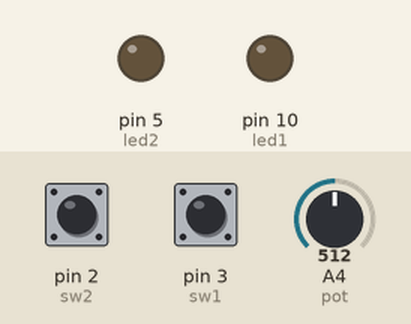
The sketch below on a simulated Arduino Uno, built with avr-gcc and run on an emulated ATmega328P. Shown: output pins drawn as LEDs (lit = HIGH). The inputs (shaded band) are chosen by the test bench; at power-on: pin 2 (sw2) LOW, pin 3 (sw1) LOW, A4 (pot) = 512.

Above: at 1.2 s.
1.3 s: pin 2 (sw2) pulled HIGH for 0.15 s
At 1.37 s:
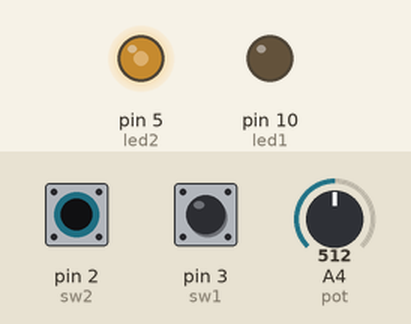
2.9 s: pin 3 (sw1) pulled HIGH for 0.15 s
At 2.97 s:
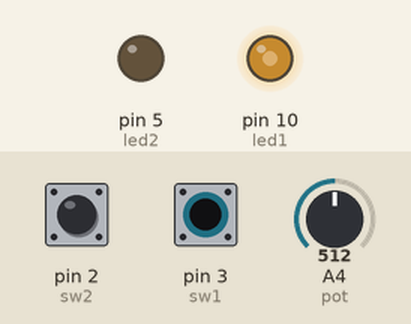
4.5 s: pin 3 (sw1) pulled HIGH for 3.2 s
At 8.6 s:
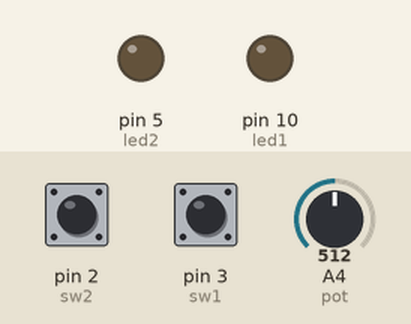
9.2 s: pin 2 (sw2) pulled HIGH for 1 s
At 9.7 s:
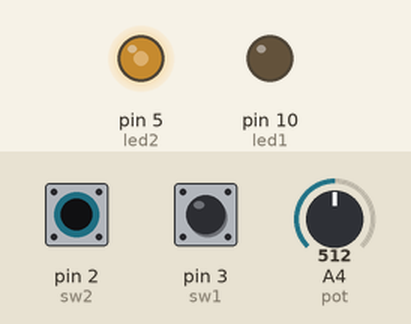
11.7 s: pin 2 (sw2) pulled HIGH for 3.2 s
At 15.3 s:
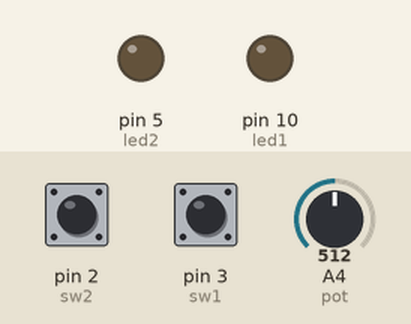
16.4 s: pin 2 (sw2) driven HIGH and pin 3 (sw1) driven HIGH
At 17.6 s:
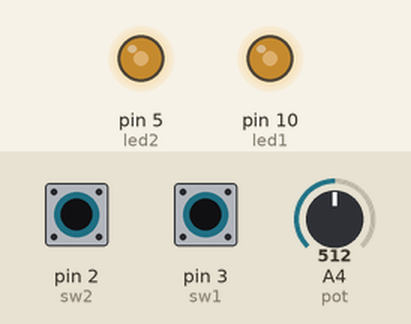
Timing chart, 0 to 18.9 s (numbered marks = the images above; inputs shaded):
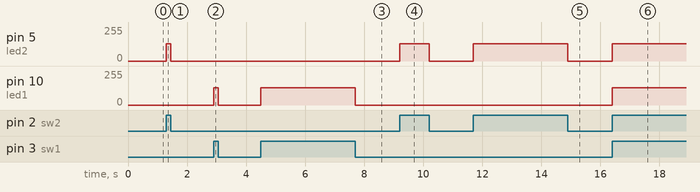

The sketch:

TASK4.INO
```cpp
// C++ code
//
const int led1=10;
const int led2=5;
const int sw1=3;
const int sw2=2;
const int pot=A4;
void setup()
{
  pinMode(led1, OUTPUT);
  pinMode(led2, OUTPUT);
  pinMode(sw1, INPUT);
  pinMode(sw2, INPUT);
}

void loop()
{
  bool s1=digitalRead(sw1);
  bool s2=digitalRead(sw2);
  int analog=analogRead(pot);
  float V1=analog/4;

  if(s1==HIGH&&s2==LOW){
  	analogWrite(led1,V1);
 	digitalWrite(led2,LOW);
  }
  else if(s2==HIGH&s1==LOW){
  digitalWrite(led1,LOW);
  analogWrite(led2,V1);
  }

  else if(s1==HIGH &&s2==HIGH){
  analogWrite(led1,V1);
  analogWrite(led2,V1);
  }

  else{
  digitalWrite(led1,LOW);
  digitalWrite(led2,LOW);
  }

}
```

Measured:
- after the input at 1.3 s, pin 5 (led2): 0/255 → 128/255 at once, → 0/255 0.15 s later
- after the input at 2.9 s, pin 10 (led1): 0/255 → 128/255 at once, → 0/255 0.15 s later
- after the input at 4.5 s, pin 10 (led1): 0/255 → 128/255 at once, → 0/255 3.2 s later
- after the input at 9.2 s, pin 5 (led2): 0/255 → 128/255 at once, → 0/255 1.0 s later
- after the input at 11.7 s, pin 5 (led2): 0/255 → 128/255 at once, → 0/255 3.2 s later
- after the input at 16.4 s, pin 5 (led2), pin 10 (led1): 0/255 → 128/255 at once
